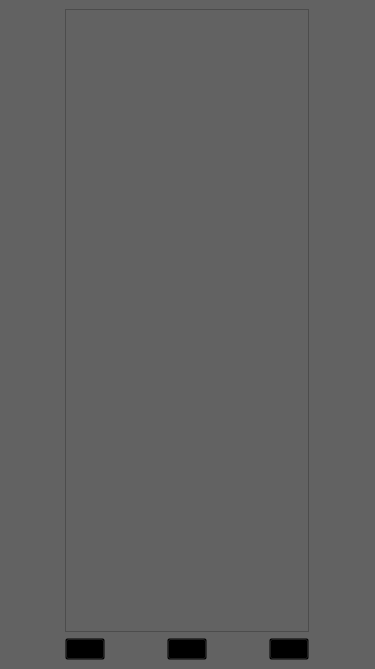
<?xml version="1.0" encoding="UTF-8"?>
<ui version="4.0">
 <class>MainWindow</class>
 <widget class="QMainWindow" name="MainWindow">
  <property name="geometry">
   <rect>
    <x>0</x>
    <y>0</y>
    <width>375</width>
    <height>669</height>
   </rect>
  </property>
  <property name="sizePolicy">
   <sizepolicy hsizetype="Preferred" vsizetype="Preferred">
    <horstretch>0</horstretch>
    <verstretch>0</verstretch>
   </sizepolicy>
  </property>
  <property name="palette">
   <palette>
    <active>
     <colorrole role="Base">
      <brush brushstyle="SolidPattern">
       <color alpha="255">
        <red>255</red>
        <green>255</green>
        <blue>255</blue>
       </color>
      </brush>
     </colorrole>
     <colorrole role="Window">
      <brush brushstyle="SolidPattern">
       <color alpha="255">
        <red>98</red>
        <green>98</green>
        <blue>98</blue>
       </color>
      </brush>
     </colorrole>
    </active>
    <inactive>
     <colorrole role="Base">
      <brush brushstyle="SolidPattern">
       <color alpha="255">
        <red>255</red>
        <green>255</green>
        <blue>255</blue>
       </color>
      </brush>
     </colorrole>
     <colorrole role="Window">
      <brush brushstyle="SolidPattern">
       <color alpha="255">
        <red>98</red>
        <green>98</green>
        <blue>98</blue>
       </color>
      </brush>
     </colorrole>
    </inactive>
    <disabled>
     <colorrole role="Base">
      <brush brushstyle="SolidPattern">
       <color alpha="255">
        <red>98</red>
        <green>98</green>
        <blue>98</blue>
       </color>
      </brush>
     </colorrole>
     <colorrole role="Window">
      <brush brushstyle="SolidPattern">
       <color alpha="255">
        <red>98</red>
        <green>98</green>
        <blue>98</blue>
       </color>
      </brush>
     </colorrole>
    </disabled>
   </palette>
  </property>
  <property name="windowTitle">
   <string>MainWindow</string>
  </property>
  <widget class="QWidget" name="centralwidget">
   <layout class="QGridLayout" name="gridLayout">
    <item row="1" column="1">
     <widget class="QPushButton" name="account_btn">
      <property name="sizePolicy">
       <sizepolicy hsizetype="Maximum" vsizetype="Fixed">
        <horstretch>0</horstretch>
        <verstretch>0</verstretch>
       </sizepolicy>
      </property>
      <property name="styleSheet">
       <string notr="true">QPushButton#account_btn {
        background-color: transparent;
    }
QPushButton#account_btn:hover {
        background-color: rgb(75, 75, 75);
		border-radius: 20px;
    }</string>
      </property>
      <property name="text">
       <string/>
      </property>
      <property name="icon">
       <iconset>
        <normaloff>img/profile_2.png</normaloff>img/profile_2.png</iconset>
      </property>
      <property name="iconSize">
       <size>
        <width>48</width>
        <height>48</height>
       </size>
      </property>
     </widget>
    </item>
    <item row="1" column="0">
     <widget class="QPushButton" name="taxi_btn">
      <property name="sizePolicy">
       <sizepolicy hsizetype="Maximum" vsizetype="Fixed">
        <horstretch>0</horstretch>
        <verstretch>0</verstretch>
       </sizepolicy>
      </property>
      <property name="styleSheet">
       <string notr="true">QPushButton#taxi_btn {
        background-color: transparent;
    }
QPushButton#taxi_btn:hover {
        background-color: rgb(75, 75, 75);
		border-radius: 20px;
    }</string>
      </property>
      <property name="text">
       <string/>
      </property>
      <property name="icon">
       <iconset>
        <normaloff>img/taxi_2.png</normaloff>img/taxi_2.png</iconset>
      </property>
      <property name="iconSize">
       <size>
        <width>48</width>
        <height>48</height>
       </size>
      </property>
     </widget>
    </item>
    <item row="1" column="2">
     <widget class="QPushButton" name="story_btn">
      <property name="sizePolicy">
       <sizepolicy hsizetype="Maximum" vsizetype="Fixed">
        <horstretch>0</horstretch>
        <verstretch>0</verstretch>
       </sizepolicy>
      </property>
      <property name="styleSheet">
       <string notr="true">QPushButton#story_btn {
        background-color: transparent;
    }
QPushButton#story_btn:hover {
        background-color: rgb(75, 75, 75);
		border-radius: 20px;
    }</string>
      </property>
      <property name="text">
       <string/>
      </property>
      <property name="icon">
       <iconset>
        <normaloff>img/story_2.png</normaloff>img/story_2.png</iconset>
      </property>
      <property name="iconSize">
       <size>
        <width>48</width>
        <height>48</height>
       </size>
      </property>
     </widget>
    </item>
    <item row="0" column="0" colspan="3">
     <widget class="QListView" name="order_history">
      <property name="palette">
       <palette>
        <active>
         <colorrole role="WindowText">
          <brush brushstyle="SolidPattern">
           <color alpha="255">
            <red>255</red>
            <green>255</green>
            <blue>255</blue>
           </color>
          </brush>
         </colorrole>
         <colorrole role="Text">
          <brush brushstyle="SolidPattern">
           <color alpha="255">
            <red>255</red>
            <green>255</green>
            <blue>255</blue>
           </color>
          </brush>
         </colorrole>
         <colorrole role="Base">
          <brush brushstyle="SolidPattern">
           <color alpha="255">
            <red>98</red>
            <green>98</green>
            <blue>98</blue>
           </color>
          </brush>
         </colorrole>
         <colorrole role="PlaceholderText">
          <brush brushstyle="SolidPattern">
           <color alpha="128">
            <red>255</red>
            <green>255</green>
            <blue>255</blue>
           </color>
          </brush>
         </colorrole>
        </active>
        <inactive>
         <colorrole role="WindowText">
          <brush brushstyle="SolidPattern">
           <color alpha="255">
            <red>255</red>
            <green>255</green>
            <blue>255</blue>
           </color>
          </brush>
         </colorrole>
         <colorrole role="Text">
          <brush brushstyle="SolidPattern">
           <color alpha="255">
            <red>255</red>
            <green>255</green>
            <blue>255</blue>
           </color>
          </brush>
         </colorrole>
         <colorrole role="Base">
          <brush brushstyle="SolidPattern">
           <color alpha="255">
            <red>98</red>
            <green>98</green>
            <blue>98</blue>
           </color>
          </brush>
         </colorrole>
         <colorrole role="PlaceholderText">
          <brush brushstyle="SolidPattern">
           <color alpha="128">
            <red>255</red>
            <green>255</green>
            <blue>255</blue>
           </color>
          </brush>
         </colorrole>
        </inactive>
        <disabled>
         <colorrole role="WindowText">
          <brush brushstyle="SolidPattern">
           <color alpha="255">
            <red>120</red>
            <green>120</green>
            <blue>120</blue>
           </color>
          </brush>
         </colorrole>
         <colorrole role="Text">
          <brush brushstyle="SolidPattern">
           <color alpha="255">
            <red>120</red>
            <green>120</green>
            <blue>120</blue>
           </color>
          </brush>
         </colorrole>
         <colorrole role="Base">
          <brush brushstyle="SolidPattern">
           <color alpha="255">
            <red>98</red>
            <green>98</green>
            <blue>98</blue>
           </color>
          </brush>
         </colorrole>
         <colorrole role="PlaceholderText">
          <brush brushstyle="SolidPattern">
           <color alpha="128">
            <red>0</red>
            <green>0</green>
            <blue>0</blue>
           </color>
          </brush>
         </colorrole>
        </disabled>
       </palette>
      </property>
      <property name="autoFillBackground">
       <bool>false</bool>
      </property>
     </widget>
    </item>
   </layout>
  </widget>
 </widget>
 <resources/>
 <connections/>
</ui>
